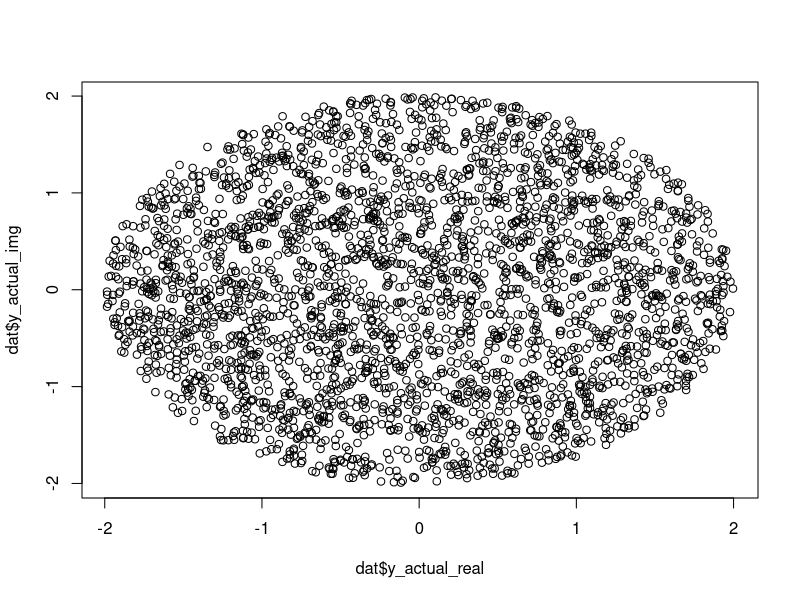
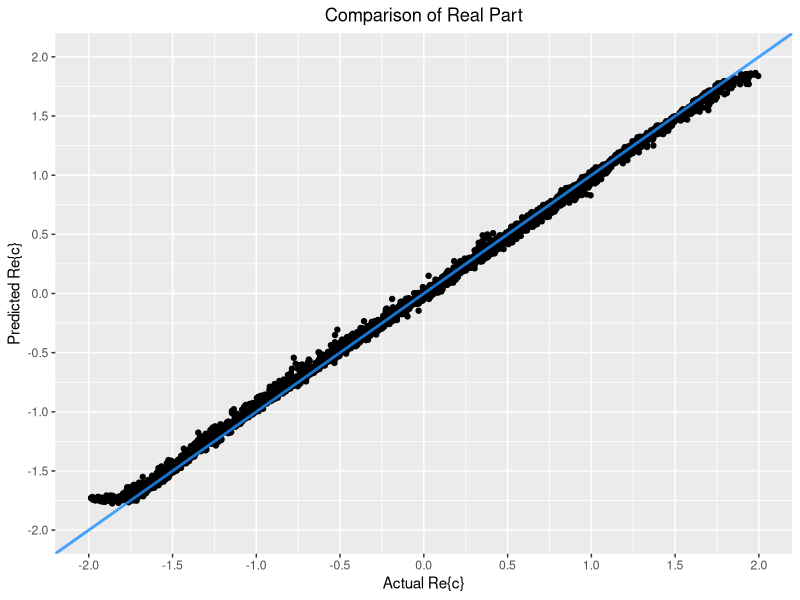
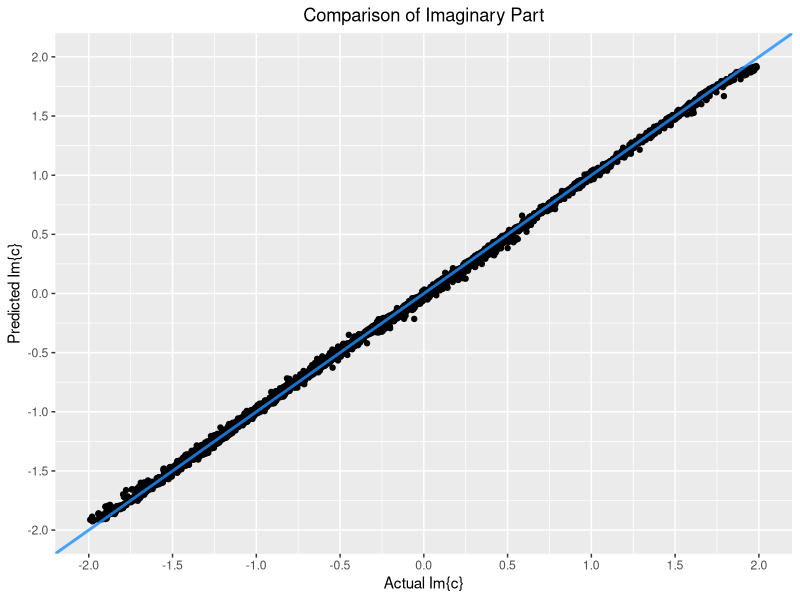
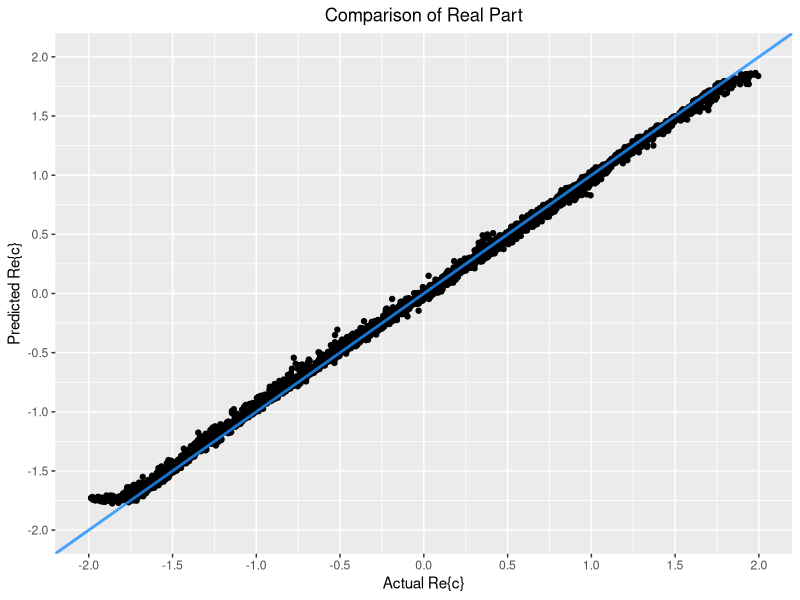
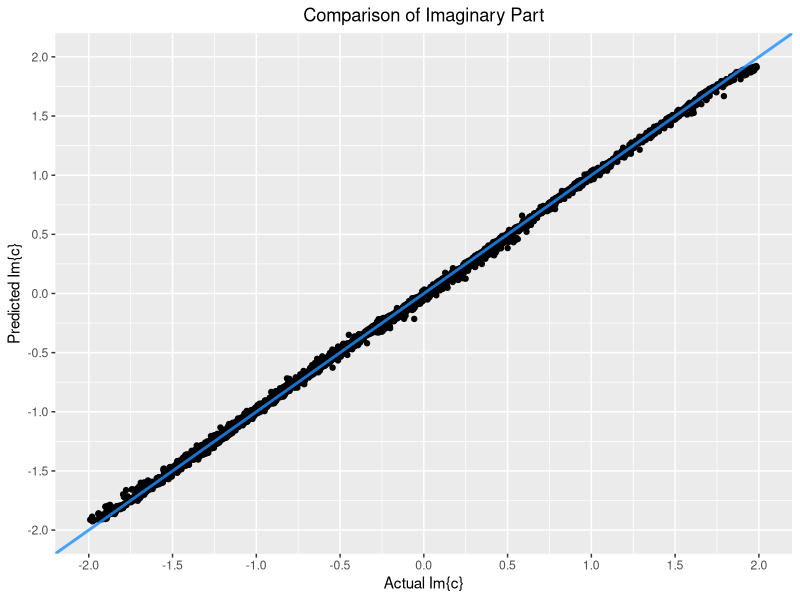

The R script that drew these images, in order:

library(tidyverse)
library(ggplot2)

dat <- read.csv("predictions.csv", header=TRUE)
view(dat)

plot(dat$y_actual_real, dat$y_actual_img)

(p_real <- ggplot(dat, aes(x=y_actual_real, y=y_pred_real)) +
    geom_point() +
    ggtitle("Comparison of Real Part") + 
    ylab("Predicted Re{c}") +
    xlab("Actual Re{c}") +
    geom_abline(intercept = 0, slope = 1, col="dodgerblue1", size=1, alpha=0.8)+
    scale_x_continuous(limits=c(-2, 2),breaks = seq(-2, 2, by=0.5)) +
    scale_y_continuous(limits=c(-2, 2),breaks = seq(-2, 2, by=0.5)) +
    theme(legend.position="none", plot.title = element_text(hjust = 0.5))
)

ggsave("comp_real.pdf", plot=p_real, width=7, height=5, units="in")

(p_img <- ggplot(dat, aes(x=y_actual_img, y=y_pred_img)) +
    geom_point() +
    ggtitle("Comparison of Imaginary Part") + 
    ylab("Predicted Im{c}") +
    xlab("Actual Im{c}") +
    geom_abline(intercept = 0, slope = 1, col="dodgerblue1", size=1, alpha=0.8)+
    scale_x_continuous(limits=c(-2, 2),breaks = seq(-2, 2, by=0.5)) +
    scale_y_continuous(limits=c(-2, 2),breaks = seq(-2, 2, by=0.5)) +
    theme(legend.position="none", plot.title = element_text(hjust = 0.5))
)

ggsave("comp_img.pdf", plot=p_img, width=7, height=5, units="in")

mod1 <- lm(data=dat, y_pred_img~y_actual_img)
summary(mod1)

mod2 <- lm(data=dat, y_pred_real~y_actual_real)
summary(mod2)

